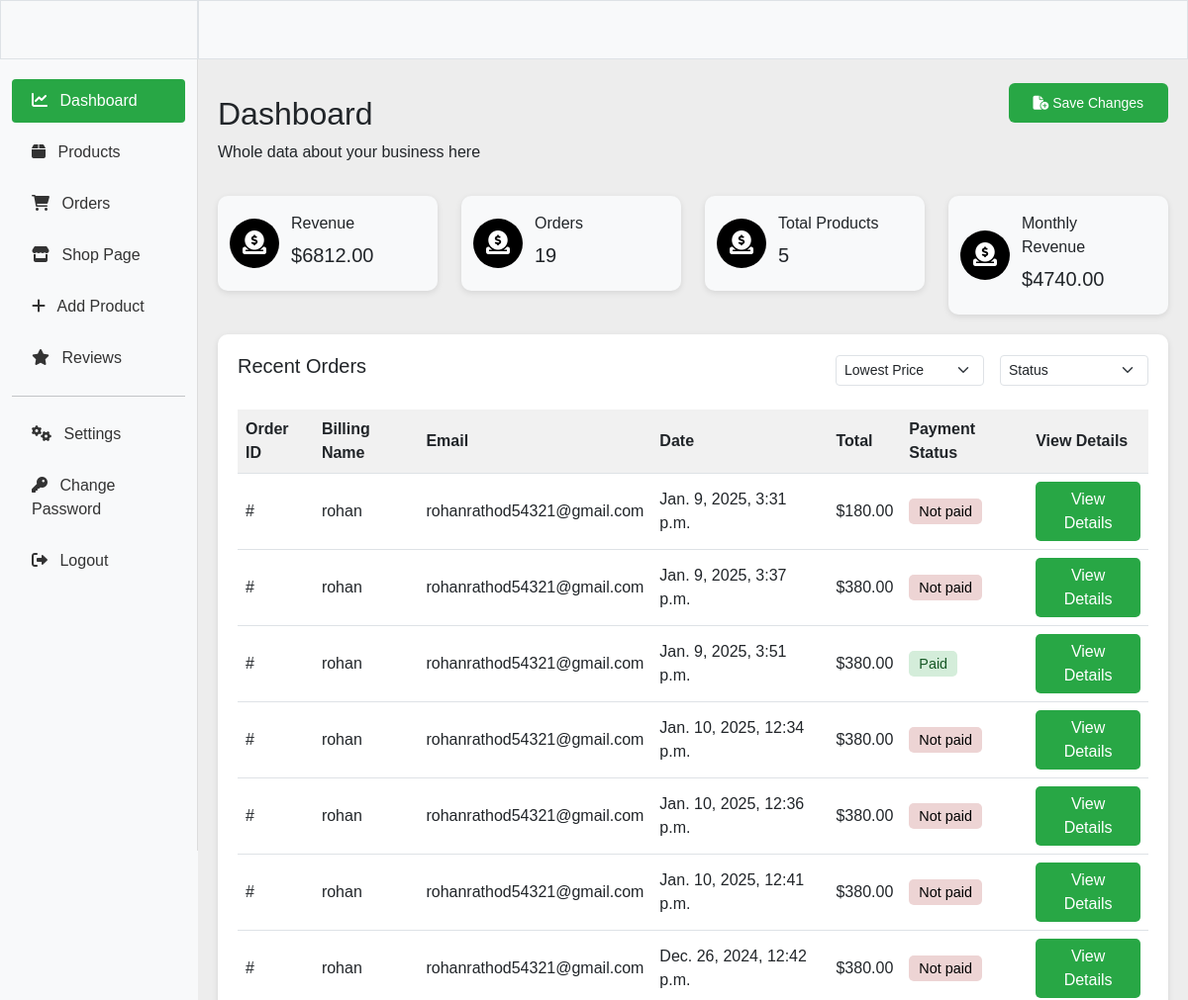
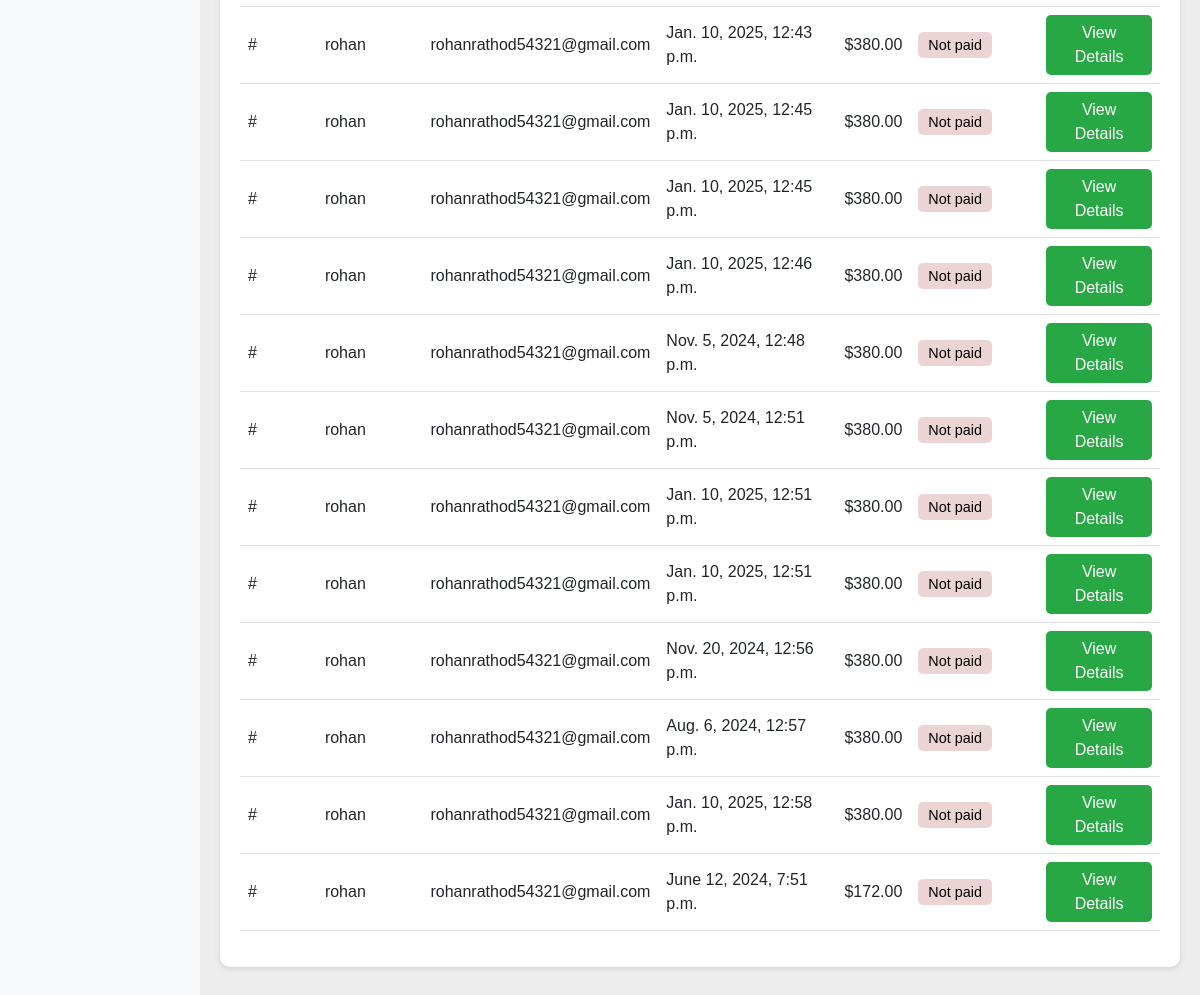
Before: /useradmin/dashboard/ (signed in) with the older database file (2 pictures, top to bottom).
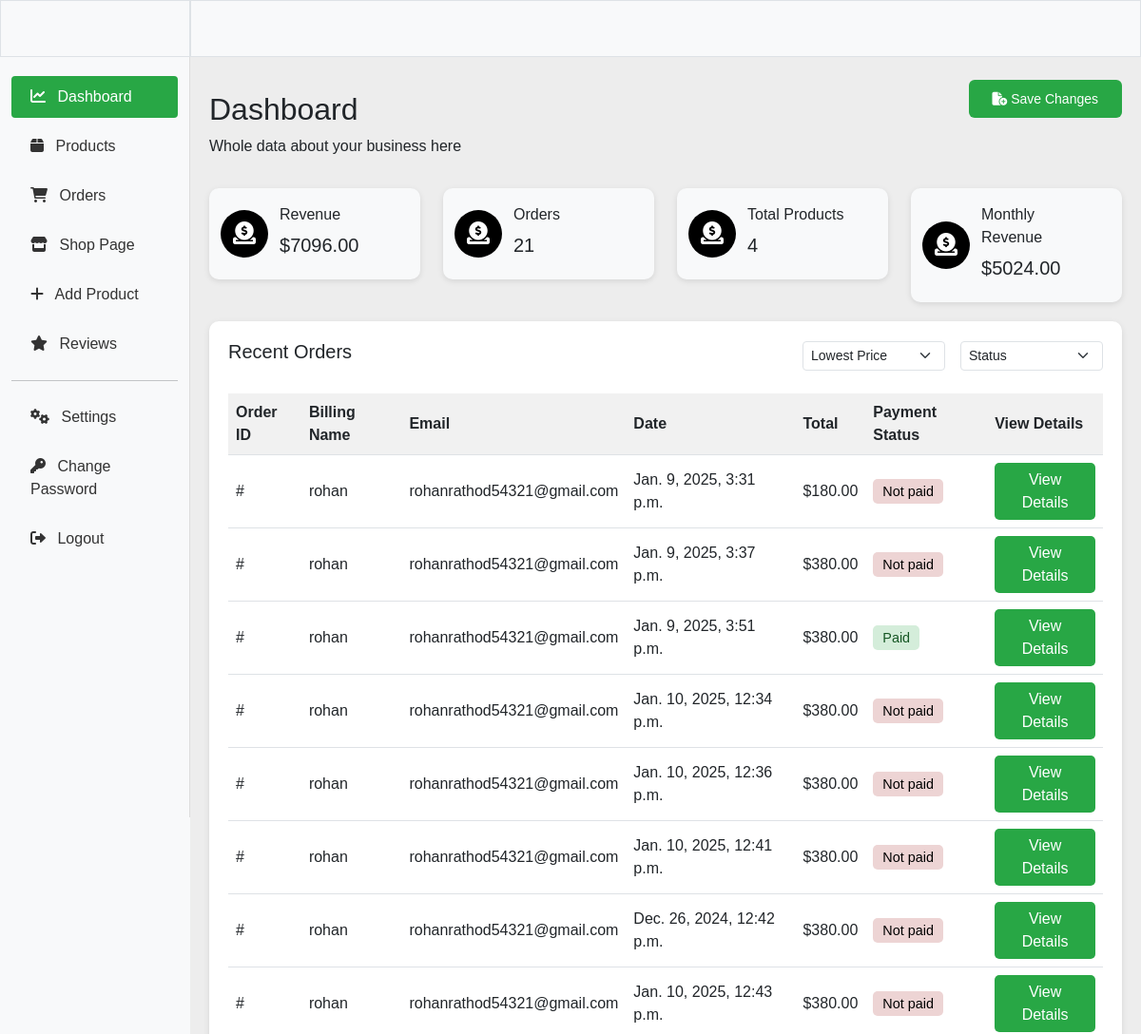
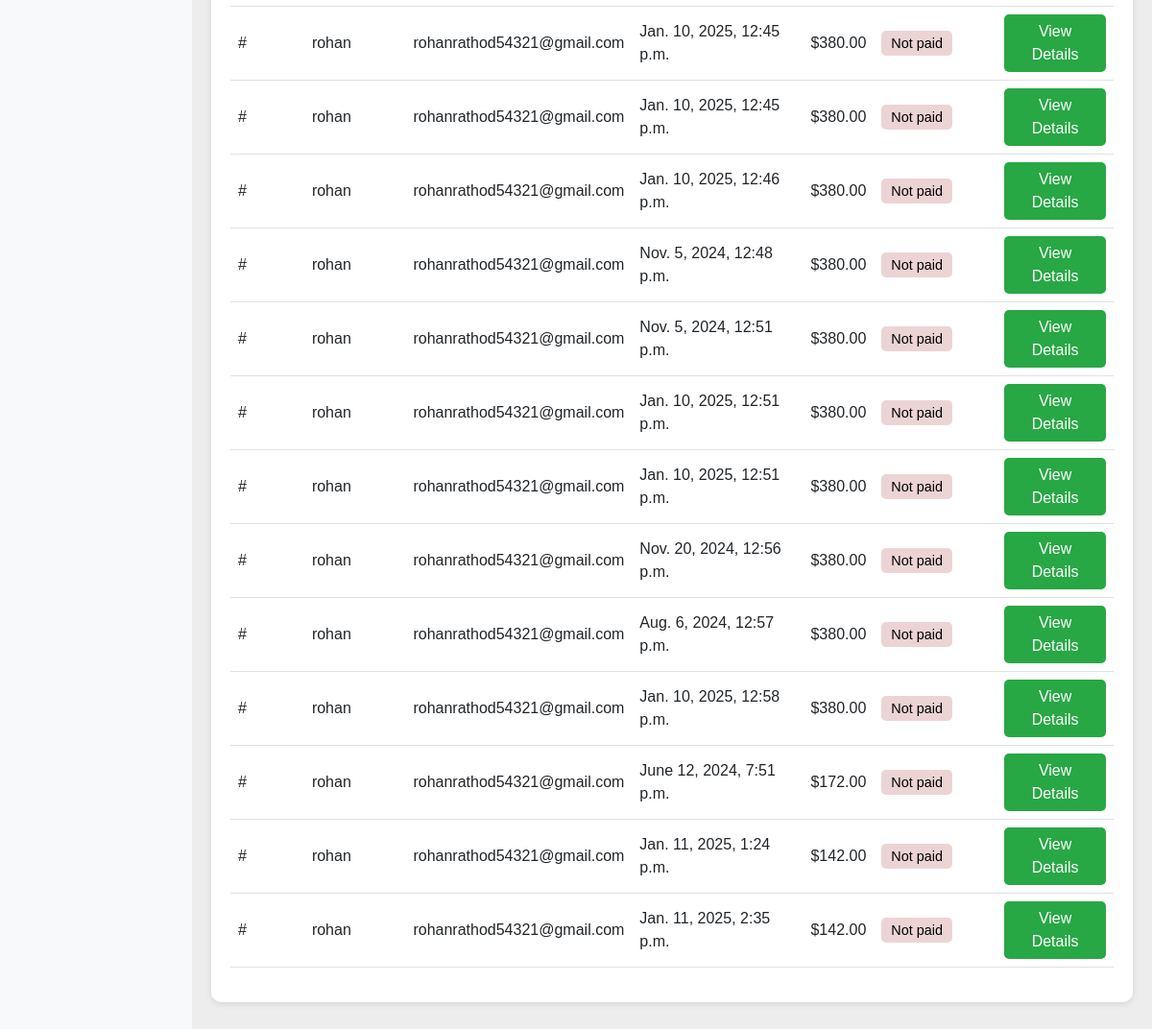
After: the same page with the newer database file (2 pictures, top to bottom).
### core/models.py (models this page shows)
class CartOrder(models.Model):
    user = models.ForeignKey(User, on_delete=models.CASCADE)
    price = models.DecimalField(max_digits=9999999999999, decimal_places=2, default="1.99")
    paid_status = models.BooleanField(default=False)
    order_date = models.DateTimeField(auto_now_add=True)
    product_status = models.CharField(choices=STATUS_CHOICE, max_length=10, default="Processing")
    class Meta:
        verbose_name_plural = "Cart Order"  #categorys ==> Categories  in table

### userauths/models.py (models this page shows)
class User(AbstractUser):
    email = models.EmailField(unique=True, null=False)
    username = models.CharField(max_length=100)
    bio = models.CharField(max_length = 100)
    USERNAME_FIELD = "email"             # while filling login form set username will accept email
    REQUIRED_FIELDS = ['username']       # required fiels with email and password and password 2
    def __str__(self):
        return self.username                # functio return name when we see user table in admin database it returns name and shows name

### useradmin/decorators.py (the view)
    def wrapper(request, *args, **kwargs):
        if request.user.is_superuser != True:
            messages.warning(request, "you are not authorized to accces this page")
            return redirect("/user/sign-in")
        return view_func(request, *args, **kwargs)

### core/context_processor.py (called while the page is built)
def default(request):
    categories = Category.objects.all()
    vendor = Vendor.objects.all()
    min_max_price = Product.objects.all().aggregate(Min('price'), Max('price'))
    wishlist_product_ids = Wishlist.objects.filter(user=request.user).values_list('product__id', flat=True) if request.user.is_authenticated else []
    try:
        wishlist = Wishlist.objects.filter(user = request.user)
    except:
        messages.warning(request, "You need to login first")
        wishlist = 0
    try:
        address = Address.objects.get(user = request.user)
    except:
        address = None
    return {
        'categories': categories,
        'address' : address,
        'vendors' : vendor,
        'min_max_price' : min_max_price,
        'wishlist':wishlist,
        'wishlist_product_ids':wishlist_product_ids,
    }

### core/models.py (called while the page is built)
    def __str__(self):
        return self.title

### templates/useradmin/dashboard.html (shortened to what the changed rows need)
{% load static %} {{ form.media }}
<!DOCTYPE html>
<html lang="en">
  <head>
    <link
      href="https://cdn.jsdelivr.net/npm/bootstrap@5.3.0/dist/css/bootstrap.min.css"
      rel="stylesheet"
    />
    <link
      rel="stylesheet"
      href="https://cdnjs.cloudflare.com/ajax/libs/font-awesome/6.7.2/css/all.min.css"
    />
    <link
      rel="stylesheet"
      type="text/css"
      href="{% static 'assets/useradmin/dashboard.css' %}"
    />
    <link
      rel="stylesheet"
      href="https://cdnjs.cloudflare.com/ajax/libs/font-awesome/6.0.0/css/all.min.css"
    />
  </head>
  <body>
    <div class="container-fluid">
      <div class="row">
        <div
          class="col-md-9 col-lg-10 content"
          style="background-color: #ededed"
        >
          <div id="dashboard" class="section">
            <div class="row d-flex justify-content-between">
              <div class="col-md-6 mt-3 mb-3">
                <h2 class="mb-2">Dashboard</h2>
              </div>
            </div>
            <div class="row">
              <div class="col-md-3">
                <div class="card card-stat">
                  <div class="card-body">
                    <div class="row d-flex align-items-center ps-2">
                      <div class="col-md-8 text-start">
                        <p class="mb-2">Revenue</p>
                        <h5>${{revenue.price|floatformat:2}}</h5>
                      </div>
                    </div>
                  </div>
                </div>
              </div>
              <div class="col-md-3">
                <div class="card card-stat">
                  <div class="card-body">
                    <div class="row d-flex align-items-center ps-2">
                      <div class="col-md-8 text-start">
                        <p class="mb-2">Orders</p>
                        <h5>{{total_order_count.count}}</h5>
                      </div>
                    </div>
                  </div>
                </div>
              </div>
              <div class="col-md-3">
                <div class="card card-stat">
                  <div class="card-body">
                    <div class="row d-flex align-items-center ps-2">
                      <div class="col-md-8 text-start">
                        <p class="mb-2">Total Products</p>
                        <h5>{{all_products.count}}</h5>
                      </div>
                    </div>
                  </div>
                </div>
              </div>
              <div class="col-md-3">
                <div class="card card-stat">
                  <div class="card-body">
                    <div class="row d-flex align-items-center ps-2">
                      <div class="col-md-8 text-start">
                        <p class="mb-2">Monthly Revenue</p>
                        <h5>${{monthly_revenue.price|floatformat:2}}</h5>
                      </div>
                    </div>
                  </div>
                </div>
              </div>
            </div>
            <div class="table-container">
              <table class="table">
                <thead>
                  <tr>
                    <th scope="col">Order ID</th>
                    <th scope="col">Billing Name</th>
                    <th scope="col">Email</th>
                    <th scope="col">Date</th>
                    <th scope="col">Total</th>
                    <th scope="col">Payment Status</th>
                    <th scope="col">View Details</th>
                  </tr>
                </thead>
                <tbody>
                  {% for i in latest_orders %}
                  <tr>
                    <td>#{{i.sku}}</td>
                    <td>{{i.user}}</td>
                    <td>{{i.user.email}}</td>
                    <td>{{i.order_date}}</td>
                    <td>${{i.price}}</td>
                    <td>
                      {% if i.paid_status == True %}
                      <span class="status-badge status-paid">Paid</span>
                      {% else %}
                      <span class="status-badge status-unpaid">Not paid</span>
                      {% endif %}
                    </td>
                    <td>
                      <button class="btn btn-details">View Details</button>
                    </td>
                  </tr>
                  {% endfor %}
                </tbody>
              </table>
            </div>
          </div>
        </div>
      </div>
    </div>
  </body>
</html>

Changed rows visible on the page:
added CartOrder: user "rohan", user.email "rohanrathod54321@gmail.com", order_date "Jan. 11, 2025, 1:24 p.m.", price "142.00", paid_status "Not paid"
added CartOrder: user "rohan", user.email "rohanrathod54321@gmail.com", order_date "Jan. 11, 2025, 2:35 p.m.", price "142.00", paid_status "Not paid"
Other visible differences:
{{ revenue.price|floatformat:2 }}: "6812.00" → "7096.00"
{{ total_order_count.count }}: "19" → "21"
{{ all_products.count }}: "5" → "4"
{{ monthly_revenue.price|floatformat:2 }}: "4740.00" → "5024.00"
